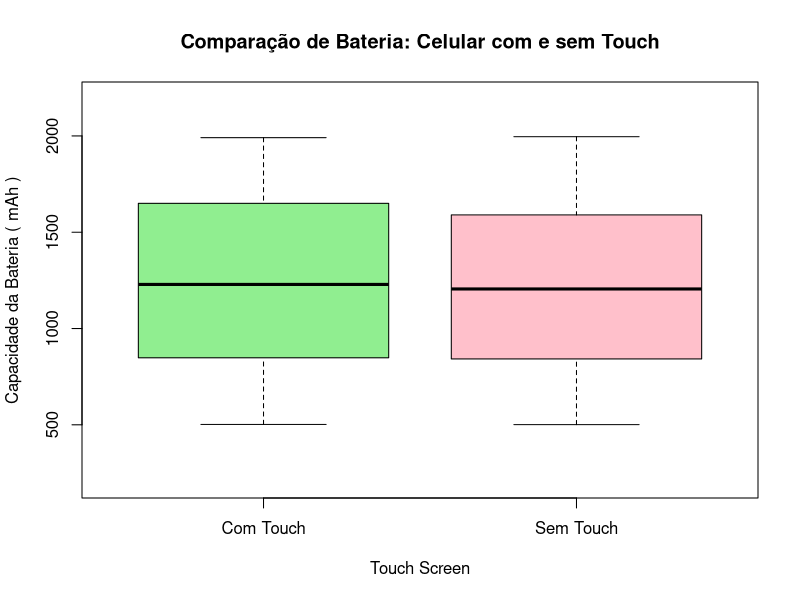
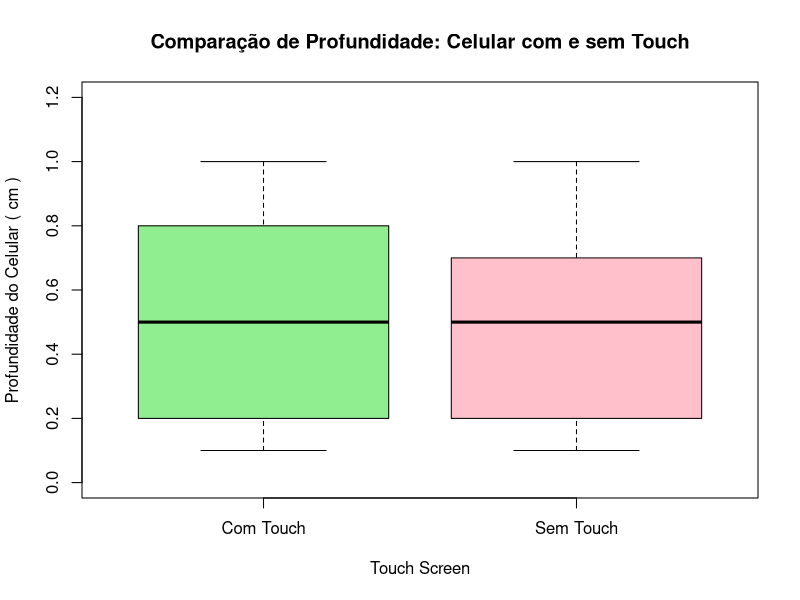
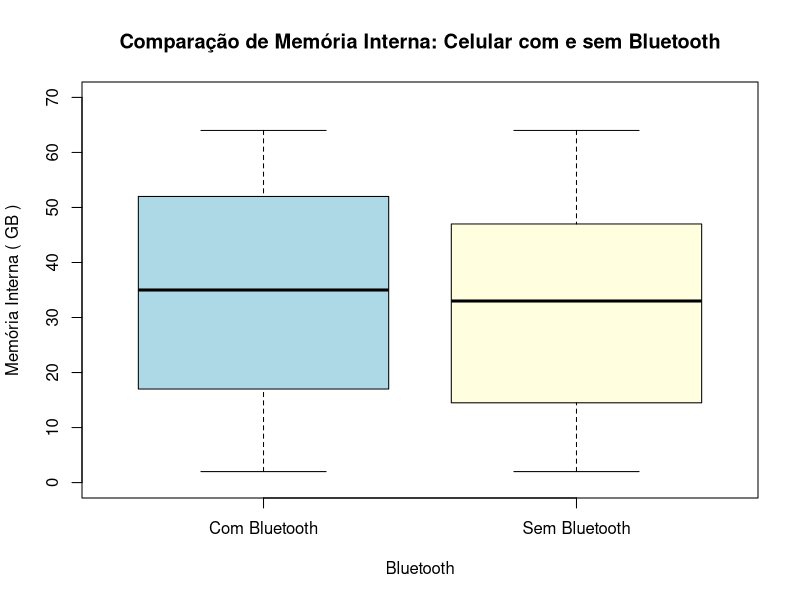

The R script that drew these images, in order:
#0 Leitura da base de dados e amostra aleatória simples de 600 celulares
dados <- read.csv2("mobile.csv", dec=".")

library("dplyr")

set.seed("12345")
tam_amostra = 600

amostra = sample_n(dados, tam_amostra)

## Função para cálculo do coeficiente de variação
cof_var <- function(values){
  return(100*sd(values)/mean(values))
}

## Mudança de valores de variáveis para melhor interpretação
amostra$touch_screen = case_match(amostra$touch_screen, 0~"Sem Touch", 1~"Com Touch")
amostra$blue = case_match(amostra$blue, 0~"Sem Bluetooth", 1~"Com Bluetooth")


###########################################################################################
#1 Calcule a média, desvio padrão e coeficiente de variação para as seguintes variáveis: ##
###########################################################################################

## (a)  “battery_power”, em função das categorias da variável “touch_screen”;
by(amostra$battery_power, amostra$touch_screen, mean)
by(amostra$battery_power, amostra$touch_screen, sd)
by(amostra$battery_power, amostra$touch_screen, cof_var)

## (b)  “m_dep”, em função das categorias da variável “touch_screen”;
by(amostra$m_dep, amostra$touch_screen, mean)
by(amostra$m_dep, amostra$touch_screen, sd)
by(amostra$m_dep, amostra$touch_screen, cof_var)


## (c)  “int_memory”, em função das categorias da variável “blue”.
by(amostra$int_memory, amostra$blue, mean)
by(amostra$int_memory, amostra$blue, sd)
by(amostra$int_memory, amostra$blue, cof_var)


###########################################################################################
#2 Faça os gráficos de caixa das análises dos itens 1a, 1b, 1c e tire conclusões. #########
###########################################################################################

## (a)  Gráfico de Caixa: “battery_power” x “touch_screen”;
boxplot(battery_power~touch_screen,
        data = amostra,
        main = "Comparação de Bateria: Celular com e sem Touch",
        xlab = "Touch Screen",
        ylab = "Capacidade da Bateria ( mAh )",
        col  = c("lightgreen","pink"),
        ylim = c(200, 2200))

## (b)  Gráfico de Caixa: “m_dep” x “touch_screen”;
boxplot(m_dep~touch_screen,
        data = amostra,
        main = "Comparação de Profundidade: Celular com e sem Touch",
        xlab = "Touch Screen",
        ylab = "Profundidade do Celular ( cm )",
        col  = c("lightgreen","pink"),
        ylim = c(0.0, 1.2))


## (c)  Gráfico de Caixa: “int_memory” x “blue”.
boxplot(int_memory~blue,
        data = amostra,
        main = "Comparação de Memória Interna: Celular com e sem Bluetooth",
        xlab = "Bluetooth",
        ylab = "Memória Interna ( GB )",
        col  = c("lightblue","lightyellow"),
        ylim = c(0,70))
